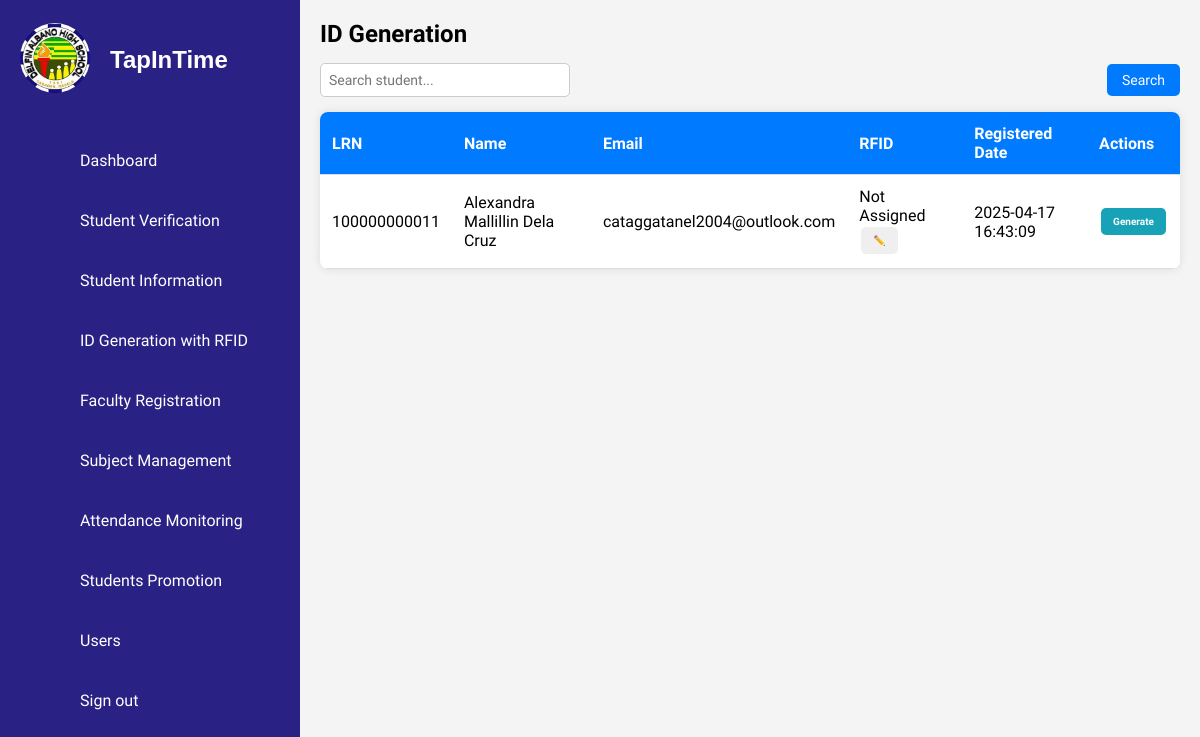
The page /id_generation.php (signed in) on the database as committed earlier.
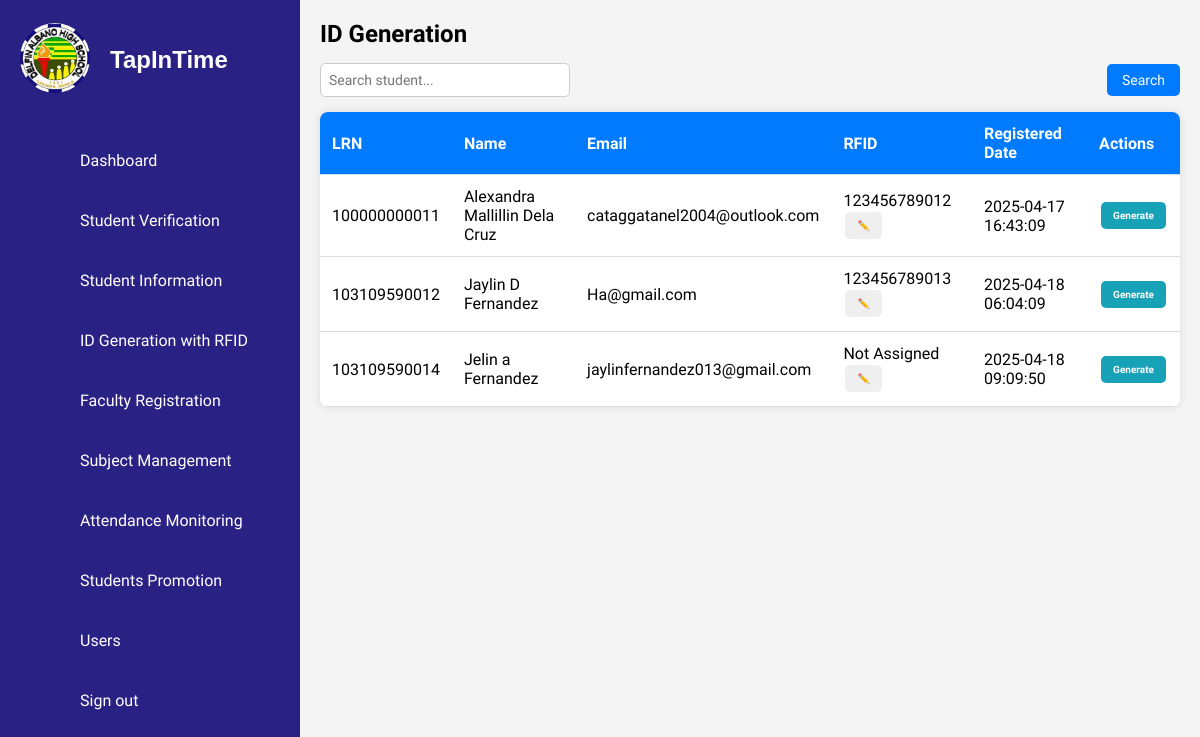
The same page on the database as committed later.
### tables this page shows
CREATE TABLE `students` (
  `id` int(11) NOT NULL,
  `first_name` varchar(50) NOT NULL,
  `middle_name` varchar(50) DEFAULT NULL,
  `last_name` varchar(50) NOT NULL,
  `lrn` varchar(12) NOT NULL,
  `date_of_birth` date NOT NULL,
  `gender` enum('Male','Female') NOT NULL,
  `citizenship` varchar(50) NOT NULL,
  `address` text NOT NULL,
  `contact_number` varchar(15) NOT NULL,
  `email` varchar(100) NOT NULL,
  `guardian_name` varchar(100) NOT NULL,
  `guardian_contact` varchar(15) NOT NULL,
  `guardian_address` varchar(250) NOT NULL,
  `guardian_relationship` varchar(50) NOT NULL,
  `elementary_school` varchar(100) NOT NULL,
  `year_graduated` year(4) NOT NULL,
  `birth_certificate` varchar(255) NOT NULL,
  `id_photo` varchar(255) NOT NULL,
  `good_moral` varchar(255) DEFAULT NULL,
  `student_signature` varchar(255) NOT NULL,
  `section` varchar(50) DEFAULT NULL,
  `school_year` varchar(9) NOT NULL,
  `grade_level` varchar(20) DEFAULT NULL,
  `student_type` varchar(50) NOT NULL,
  `verified_at` timestamp NOT NULL DEFAULT current_timestamp(),
  `created_at` timestamp NOT NULL DEFAULT current_timestamp(),
  `rfid` varchar(50) DEFAULT NULL,
  `promotion_status` varchar(50) DEFAULT NULL
);

### id_generation.php (the view, shortened to what this page needs)
<!DOCTYPE html>
<html lang="en">
<head>
    <link rel="stylesheet" href="assets/css/style.css">
    <link rel="stylesheet" href="assets/css/ids.css">
    <link rel="stylesheet" href="assets/css/rfid.css">
</head>
<body>
    <?php include('sidebar.php'); ?>
    <div class="main-content">
        <h2>ID Generation</h2>
        <div class="search-container">
            <input type="text" id="searchInput" placeholder="Search student...">
            <button onclick="searchStudent()">Search</button>
        </div>
        <?php
        include 'db_connection.php';
        $sql = "SELECT lrn, first_name, middle_name, last_name, email, rfid, created_at FROM students";
        $result = mysqli_query($conn, $sql);
        ?>
        <table class="student-table">
            <thead>
                <tr>
                    <th>LRN</th>
                    <th>Name</th>
                    <th>Email</th>
                    <th>RFID</th>
                    <th>Registered Date</th>
                    <th>Actions</th>
                </tr>
            </thead>
            <tbody id="studentTableBody">
                <?php while ($row = mysqli_fetch_assoc($result)): ?>
                    <?php
                        $full_name = $row['first_name'] . ' ' .
                                    (!empty($row['middle_name']) ? $row['middle_name'] . ' ' : '') .
                                    $row['last_name'];
                    ?>
                    <tr>
                        <td><?php echo $row['lrn']; ?></td>
                        <td><?php echo $full_name; ?></td>
                        <td><?php echo $row['email']; ?></td>
                        <td>
                        <span class="rfid-value" data-lrn="<?php echo $row['lrn']; ?>">
                        <?php echo $row['rfid'] ?? 'Not Assigned'; ?>
                        </span>
                         <button class="edit-rfid-btn" data-lrn="<?php echo $row['lrn']; ?>">
                          ✏️
                         </button>
                        </td>
                        <td><?php echo $row['created_at']; ?></td>
                        <td>
                            <button class="generate-btn" data-lrn="<?php echo $row['lrn']; ?>">Generate</button>
                        </td>
                    </tr>
                <?php endwhile; ?>
            </tbody>
        </table>
    </div>
</body>
</html>

### sidebar.php (shortened to what this page needs)
<?php
$userRole = $_SESSION['user_role'] ?? '';
?>
<div class="container">
    <div class="navigation">
        <ul>
            <li class="brand-logo">
                <a href="#">
                    <div class="logo-container">
                        <img src="assets/imgs/dahs.jpg" alt="TapInTime Logo">
                    </div>
                    <span class="title">TapInTime</span>
                </a>
            </li>
            <?php if ($userRole !== 'counselor'): ?>
                <li>
                    <a href="dashboard.php">
                        <span class="icon"><ion-icon name="home-outline"></ion-icon></span>
                        <span class="title">Dashboard</span>
                    </a>
                </li>
            <?php endif; ?>
            <?php if ($userRole === 'counselor' || $userRole === 'admin' || $userRole === 'superadmin'): ?>
                <li>
                    <a href="student_verification.php">
                        <span class="icon"><ion-icon name="checkmark-done-circle-outline"></ion-icon></span>
                        <span class="title">Student Verification</span>
                    </a>
                </li>
                <li>
                    <a href="student_details.php">
                        <span class="icon"><ion-icon name="people-circle-outline"></ion-icon> </span>
                        <span class="title">Student Information</span>
                    </a>
                </li>
                <li>
                    <a href="id_generation.php">
                        <span class="icon"><ion-icon name="card-outline"></ion-icon></span>
                        <span class="title">ID Generation with RFID</span>
                    </a>
                </li>
            <?php endif; ?>
            <?php if ($userRole !== 'counselor'): ?>
                <li>
                    <a href="faculty_registration.php">
                        <span class="icon"><ion-icon name="school-outline"></ion-icon></span>
                        <span class="title">Faculty Registration</span>
                    </a>
                </li>
                <li>
                    <a href="subject_management.php">
                        <span class="icon"><ion-icon name="library-outline"></ion-icon></span>
                        <span class="title">Subject Management</span>
                    </a>
                </li>
                <li>
                    <a href="attendance_monitoring.html">
                        <span class="icon"><ion-icon name="stats-chart-outline"></ion-icon></span>
                        <span class="title">Attendance Monitoring</span>
                    </a>
                </li>
                <li>
                    <a href="student_promotion.php">
                        <span class="icon"><ion-icon name="ribbon-outline"></ion-icon></span>
                        <span class="title">Students Promotion</span>
                    </a>
                </li>
            <?php endif; ?>
            <?php if ($userRole === 'superadmin'): ?>
            <li>
            <a href="user.php">
            <span class="icon"><ion-icon name="person-outline"></ion-icon></span>
            <span class="title">Users</span>
            </a>
            </li>
            <?php endif; ?>
            <li>
                <a href="index.php">
                    <span class="icon"><ion-icon name="log-in-outline"></ion-icon></span>
                    <span class="title">Sign out</span>
                </a>
            </li>
        </ul>
    </div>
</div>

### assets/css/style.css (style rules this page uses)
* { font-family: 'Ubuntu', sans-serif; margin: 0; padding: 0; box-sizing: border-box; }
:root { --blue: #2a2185; --white: #fff; --gray: #f5f5f5; --black1: #222; --black2: #999; }
body { min-height: 100vh; overflow-x: hidden; }
.container { position: relative; width: 100%; }
.navigation { position: fixed; width: 300px; height: 100%; background: var(--blue); border-left: 10px solid var(--blue); transition: 0.5s; overflow: hidden; overflow-y: auto; scrollbar-width: none; -ms-overflow-style: none; }
.navigation ul { position: absolute; top: 0; left: 0; width: 100%; }
.navigation ul li { position: relative; width: 100%; list-style: none; border-top-left-radius: 30px; border-bottom-left-radius: 30px; }
.navigation ul li:nth-child(1) { margin-bottom: 40px; pointer-events: none; text-align: center; }
.navigation ul li a { display: flex; align-items: center; text-decoration: none; color: var(--white); height: 60px; }
.navigation ul li a .icon { min-width: 60px; height: 60px; display: flex; align-items: center; justify-content: center; }
.navigation ul li a .title { display: flex; align-items: center; padding-left: 10px; white-space: nowrap; }
.logo-container img { width: 70px; height: 70px; border-radius: 50%; object-fit: cover; }
.brand-logo { display: flex; align-items: center; justify-content: start; padding-left: 10px; padding-top: 30px; }
.brand-logo .title { font-size: 1.5rem; font-weight: 600; font-family: 'Poppins', sans-serif; color: var(--white); margin-left: 10px; white-space: nowrap; }
.main-content { margin-left: 300px; padding: 20px; background-color: #f4f4f4; min-height: 100vh; overflow-x: hidden; width: calc(100% - 300px); }
.main-content h2 { font-size: 24px; font-weight: bold; margin-bottom: 15px; }
.search-container { display: flex; justify-content: space-between; align-items: center; margin-bottom: 15px; }
.search-container input { width: 250px; padding: 8px; border: 1px solid #ccc; border-radius: 5px; font-size: 14px; }
.search-container button { padding: 8px 15px; background-color: #007bff; color: white; border: none; border-radius: 5px; cursor: pointer; font-size: 14px; }
.student-table { width: 100%; border-collapse: collapse; background: white; border-radius: 8px; overflow: hidden; box-shadow: 0 0 10px rgba(0, 0, 0, 0.1); }
.student-table td { text-align: center; vertical-align: middle; padding: 10px; }
.student-table td button { display: inline-flex; padding: 8px 12px; margin: 2px; border: none; border-radius: 5px; font-size: 10px; cursor: pointer; transition: 0.3s; }
.student-table th, .student-table td { padding: 12px; text-align: left; border-bottom: 1px solid #ddd; }
.student-table th { background-color: #007bff; color: white; }
.generate-btn { padding: 8px 16px; border: none; border-radius: 5px; cursor: pointer; font-size: 14px; background-color: #17a2b8; color: white; font-weight: bold; transition: background-color 0.3s ease; }

Rows that differ between the two databases and show on the page:
changed students "Alexandra Mallillin Dela Cruz": rfid "Not Assigned" → "123456789012"
added students: lrn "103109590012", full_name "Jaylin D Fernandez", email "Ha@gmail.com", rfid "123456789013", created_at "2025-04-18 06:04:09"
added students: lrn "103109590014", full_name "Jelin a Fernandez", email "jaylinfernandez013@gmail.com", rfid "Not Assigned", created_at "2025-04-18 09:09:50"
